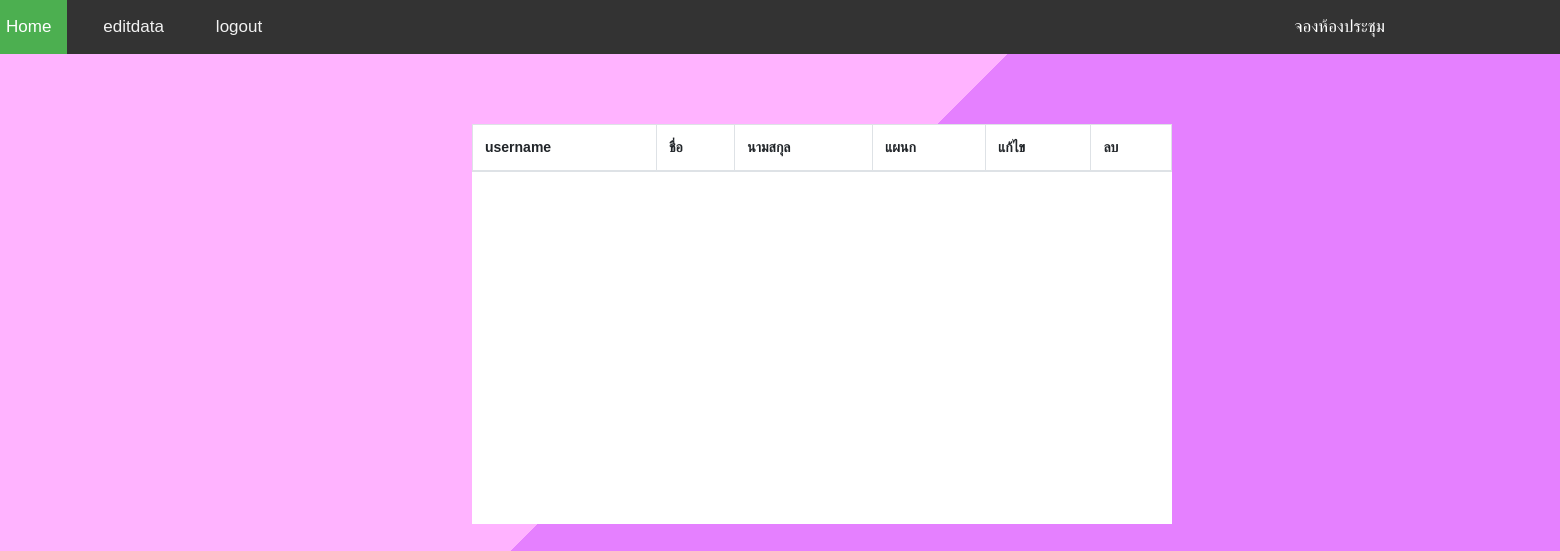
The app's page /displayemployee.php, older data.
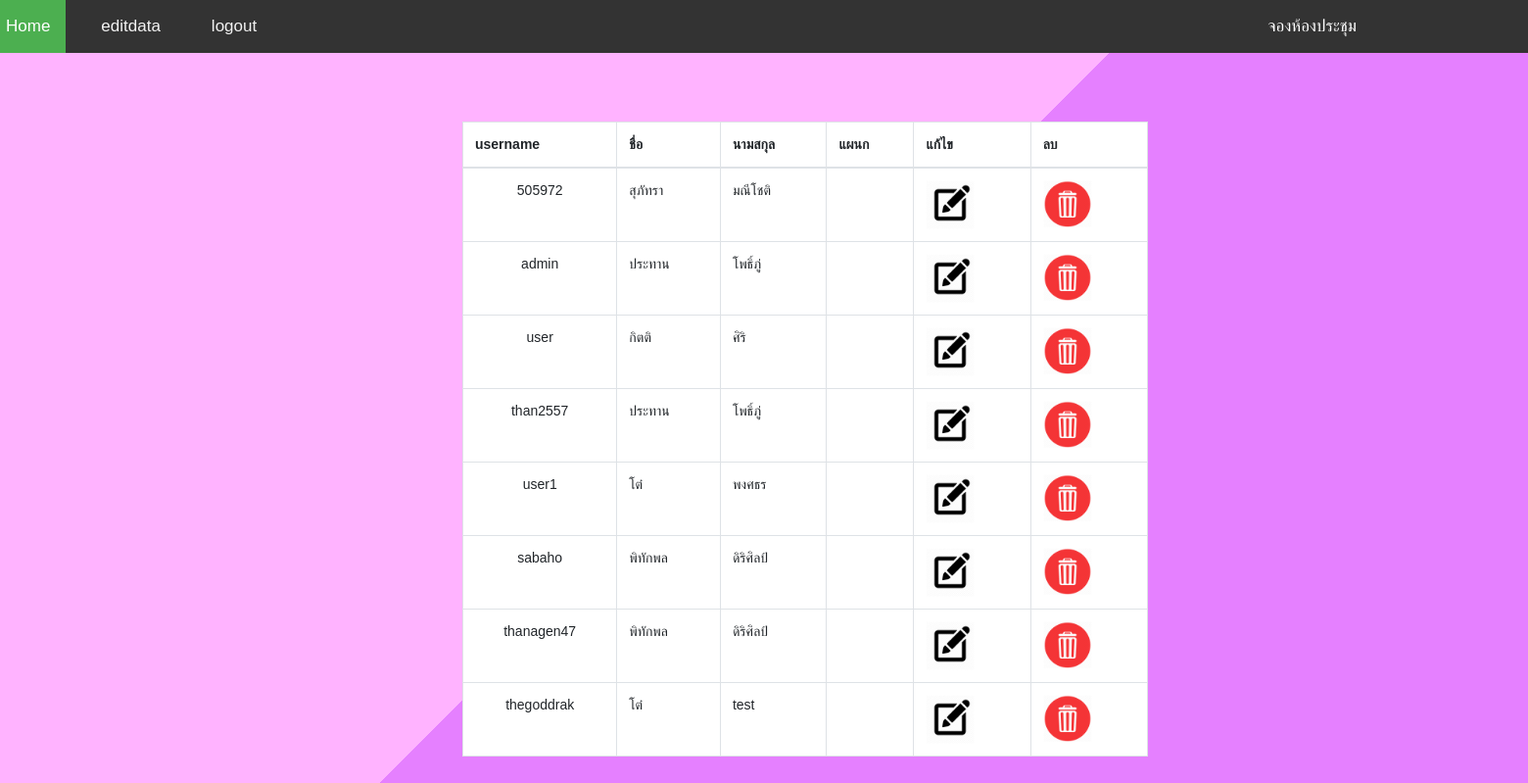
The same page, newer data.
### tables this page shows
CREATE TABLE `empolyee` (
  `id_pea` int(11) NOT NULL,
  `username` varchar(50) NOT NULL,
  `name` varchar(255) NOT NULL,
  `lastname` varchar(255) NOT NULL,
  `password` varchar(50) NOT NULL,
  `level` int(11) NOT NULL,
  `id_department` int(11) NOT NULL,
  `id_position` int(11) NOT NULL,
  `detail_position_id` int(11) NOT NULL
);

### displayemployee.php (the view, shortened to what this page needs)
<!DOCTYPE html>
<html>
<head>
    <link rel='stylesheet' href='https://cdnjs.cloudflare.com/ajax/libs/twitter-bootstrap/4.1.3/css/bootstrap.min.css'>
        <link rel='stylesheet' href='https://cdnjs.cloudflare.com/ajax/libs/font-awesome/5.8.1/css/all.min.css'>
        <link rel='stylesheet' href='https://cdnjs.cloudflare.com/ajax/libs/bootstrap-datetimepicker/4.17.47/css/bootstrap-datetimepicker.min.css'>
        <link href='./packages/core/main.css' rel='stylesheet' />
        <link href='./packages/daygrid/main.css' rel='stylesheet' />
        <link href='./packages/timegrid/main.css' rel='stylesheet' />
<link rel="stylesheet" type="text/css" href="datatables.css"/>
	<?php
require('configDB.php');
 $conn=$DBconnect;
 $sql = "SELECT * FROM `empolyee` WHERE `id_pea`";
 $result_event = mysqli_query($conn,$sql);
	?>
</head>
<body>
<div class="topnav">
  <a class="active" href="index_admin.php" style="margin-left:20px;">Home</a>
  <a href="displaydata.php" style="margin-left:20px;">editdata</a>
  <a href="logout.php" style="margin-left:20px;">logout</a>
  <a style="margin-left:50%;color: white;"> จองห้องประชุม<a>
</div>
<div style="width:700px;margin-left:30%;margin-top:50px;">
		<table class="table table-bordered" id="myTable" style="background-color:#ffff;width:700px;height:400px ;margin-left:0%;margin-top:10%;">
  <thead>
    <tr>
      <th>username</th>
      <th>ชื่อ</th>
      <th>นามสกุล</th>
      <th>แผนก</th>
      <th>แก้ไข</th>
      <th>ลบ</th>
    </tr>
  </thead>
  <tbody>
     <?php
  while($row = $result_event->fetch_assoc()){
    ?>
    <tr>
      <td style="text-align:center;"><?=$row['username'];?></td>
      <td><?=$row['name'];?></td>
      <td><?=$row['lastname'];?></td>
      <td><?=$row['Department'];?></td>
      <td><a href="event_updateform.php?id_event=<?=$row['id_pea'];?>"><img src="upload/Edit-512.png" style="width:50px;"></a></td>
      <td><a href="event_del.php?id_pea=<?=$row['id_pea'];?>" onClick="return window.confirm('แน่ใจเหรอ?')"><img src="upload/47-512.png" style="width:50px;"></a></td>
    </tr>
    <?php }?>
  </tbody>
</table>
</div>
</body>
</html>

Row changes from the older to the newer data that the page shows:
added empolyee: username "505972", name "สุภัทรา", lastname "มณีโชติ"
added empolyee: username "admin", name "ประทาน", lastname "โพธิ์ภู่"
added empolyee: username "user", name "กิตติ", lastname "ศิริ"
added empolyee: username "than2557", name "ประทาน", lastname "โพธิ์ภู่"
added empolyee: username "user1", name "โต๋", lastname "พงศธร"
added empolyee: username "sabaho", name "พิทักพล", lastname "ดิริศิลป์"
added empolyee: username "thanagen47", name "พิทักพล", lastname "ดิริศิลป์"
added empolyee: username "thegoddrak", name "โต๋", lastname "test"
